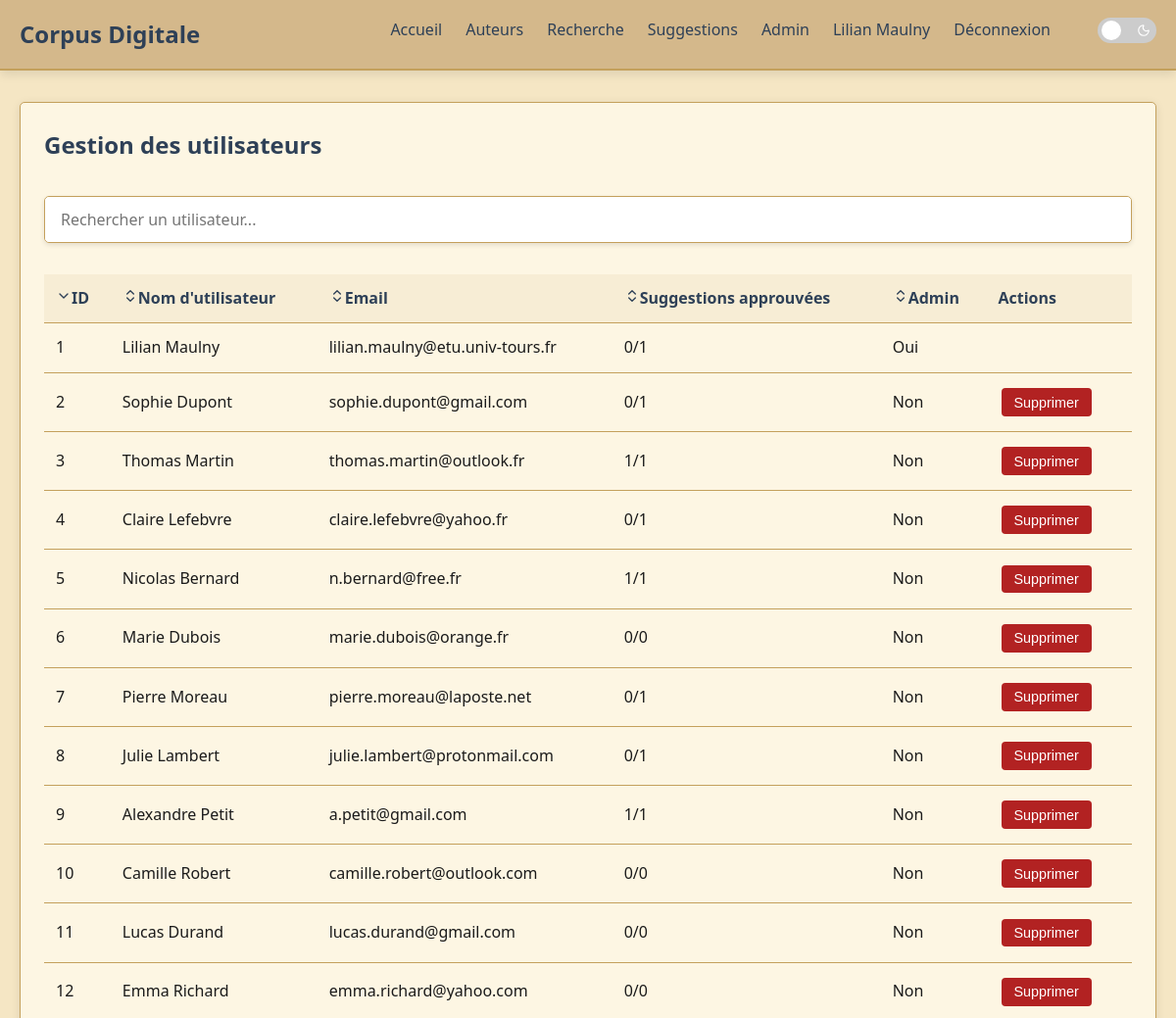
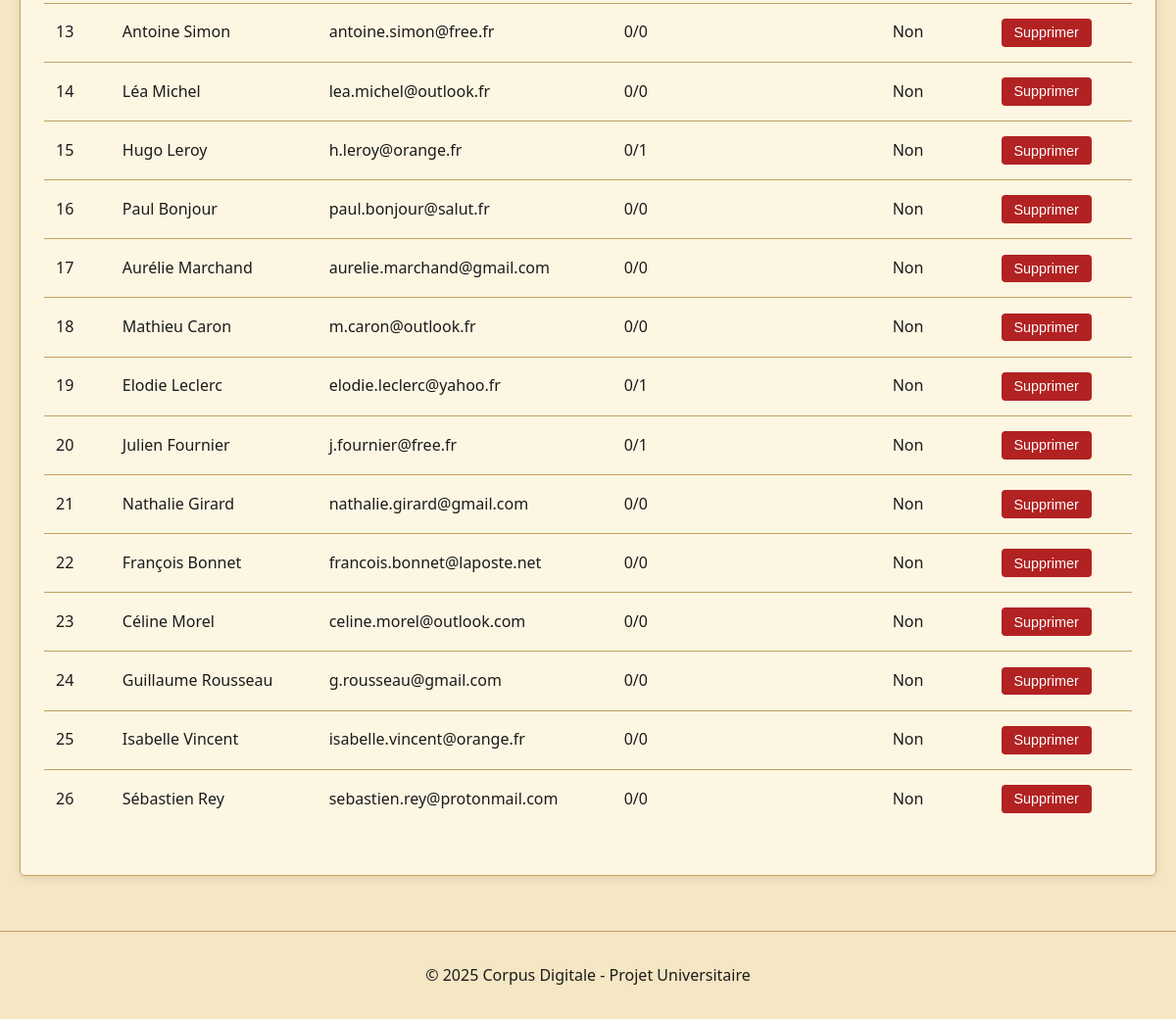
The page /admin/users.php (signed in) on the database its author committed (2 pictures, top to bottom).
### tables this page shows
CREATE TABLE users (
    user_id INTEGER PRIMARY KEY AUTO_INCREMENT,
    username VARCHAR(50) NOT NULL,
    email VARCHAR(100) NOT NULL UNIQUE,
    password VARCHAR(255) NOT NULL,
    is_admin BOOLEAN NOT NULL DEFAULT FALSE
);

### includes/utils.php (called while the page is built, shortened)
<?php
function h($text): string {
    return htmlspecialchars($text, ENT_QUOTES, 'UTF-8');
}

### admin/users.php (the view, shortened to what this page needs)
<?php
include 'includes/header.php';
$pdo = getDbConnection();
$stmt = $pdo->prepare("
    SELECT u.user_id, u.username, u.email, u.is_admin,
    COUNT(s.suggestion_id) AS suggestions_count,
    SUM(IF(s.status = 'approved', 1, 0)) AS approved_count
    FROM users u
    LEFT JOIN suggestions s ON u.user_id = s.user_id
    GROUP BY u.user_id, u.username, u.email, u.is_admin
");
$stmt->execute();
$users = $stmt->fetchAll();
?>
    <div class="container">
        <div class="card">
            <h1 class="card-title">Gestion des utilisateurs</h1>
            <div class="search-container">
                <div class="search-box">
                    <input type="text" id="user-search" placeholder="Rechercher un utilisateur...">
                </div>
            </div>
            <div class="table-container">
                <table class="table" id="user-table">
                    <thead>
                    <tr>
                        <th class="sortable desc" id="sort-user_id">ID</th>
                        <th class="sortable" id="sort-username">Nom d'utilisateur</th>
                        <th class="sortable" id="sort-email">Email</th>
                        <th class="sortable" id="sort-suggestions_approved">Suggestions approuvées</th>
                        <th class="sortable" id="sort-is_admin">Admin</th>
                        <th>Actions</th>
                    </tr>
                    </thead>
                    <tbody>
                    <?php foreach ($users as $user): ?>
                        <tr>
                            <td><?= h($user['user_id']) ?></td>
                            <td><?= h($user['username']) ?></td>
                            <td><?= h($user['email']) ?></td>
                            <td><?= h($user['approved_count']) ?>/<?= h($user['suggestions_count']) ?></td>
                            <td><?= $user['is_admin'] ? 'Oui' : 'Non' ?></td>
                            <td>
                                <?php if ($user['user_id'] !== $_SESSION['user']['id']): ?>
                                    <button class="btn btn-small btn-danger">Supprimer</button>
                                <?php endif; ?>
                            </td>
                        </tr>
                    <?php endforeach; ?>
                    </tbody>
                </table>
            </div>
        </div>
    </div>
<?php include 'includes/footer.php'; ?>

### assets/css/style.css (style rules this page uses)
:root { --primary-color: #2E4057; --secondary-color: #C4A05C; --text-color: #1B1B1B; --light-color: #F5E6C4; --accent-color: #9B2C2C; --danger-color: #B22222; --success-color: #4A7C59; --card-bg: #FDF6E3; --border-color: #C4A05C; --shadow-color: #0000001a; --header-bg: #D4B88B; }
* { margin: 0; padding: 0; box-sizing: border-box; }
body { font-family: 'Segoe UI', Tahoma, Geneva, Verdana, sans-serif; line-height: 1.6; color: var(--text-color); background-color: var(--light-color); }
.container { max-width: 1200px; margin: 0 auto; padding: 0 20px; }
.card { background-color: var(--card-bg); border-radius: 5px; border: 1px solid var(--border-color); box-shadow: 0 2px 10px var(--shadow-color); padding: 1.5rem; margin-bottom: 1.5rem; }
.card-title { font-size: 1.5rem; margin-bottom: 1rem; color: var(--primary-color); }
input, textarea, select { width: 100%; padding: 0.75rem; border: 1px solid var(--border-color); border-radius: 4px; font-family: inherit; font-size: 1rem; }
button, .btn { display: inline-block; background-color: var(--primary-color); color: white; padding: 0.75rem 1.5rem; border: none; border-radius: 4px; cursor: pointer; font-size: 1rem; text-align: center; margin: 0.2rem; }
.btn-danger { background-color: var(--danger-color); }
.btn-small { padding: 0.4rem 0.8rem; font-size: 0.9rem; margin-right: 0.5rem; }
.table { width: 100%; border-collapse: collapse; margin-bottom: 1.5rem; }
.table th, .table td { padding: 0.75rem; border-bottom: 1px solid var(--border-color); text-align: left; }
.table th { background-color: rgba(196, 160, 92, 0.1); color: var(--primary-color); font-weight: 600; }
.table tr:last-child td { border-bottom: none; }
.table-container { position: relative; width: 100%; }
.sortable { cursor: pointer; position: relative; align-items: center; }
.search-container { margin: 2rem 0; }
.search-box { display: flex; border: 1px solid var(--border-color); border-radius: 5px; overflow: hidden; box-shadow: 0 2px 5px rgba(0,0,0,0.1); }
.search-box input { flex: 1; padding: 12px 16px; font-size: 16px; border: none; outline: none; }

### rows shown on the page
users: user_id "1", username "Lilian Maulny", email "lilian.maulny@etu.univ-tours.fr", approved_count "0", suggestions_count "1", is_admin "Oui"
users: user_id "2", username "Sophie Dupont", email "sophie.dupont@gmail.com", approved_count "0", suggestions_count "1", is_admin "Non", shows "Supprimer"
users: user_id "3", username "Thomas Martin", email "thomas.martin@outlook.fr", approved_count "1", suggestions_count "1", is_admin "Non", shows "Supprimer"
users: user_id "4", username "Claire Lefebvre", email "claire.lefebvre@yahoo.fr", approved_count "0", suggestions_count "1", is_admin "Non", shows "Supprimer"
users: user_id "5", username "Nicolas Bernard", email "n.bernard@free.fr", approved_count "1", suggestions_count "1", is_admin "Non", shows "Supprimer"
users: user_id "6", username "Marie Dubois", email "marie.dubois@orange.fr", approved_count "0", suggestions_count "0", is_admin "Non", shows "Supprimer"
users: user_id "7", username "Pierre Moreau", email "pierre.moreau@laposte.net", approved_count "0", suggestions_count "1", is_admin "Non", shows "Supprimer"
users: user_id "8", username "Julie Lambert", email "julie.lambert@protonmail.com", approved_count "0", suggestions_count "1", is_admin "Non", shows "Supprimer"
users: user_id "9", username "Alexandre Petit", email "a.petit@gmail.com", approved_count "1", suggestions_count "1", is_admin "Non", shows "Supprimer"
users: user_id "10", username "Camille Robert", email "camille.robert@outlook.com", approved_count "0", suggestions_count "0", is_admin "Non", shows "Supprimer"
users: user_id "11", username "Lucas Durand", email "lucas.durand@gmail.com", approved_count "0", suggestions_count "0", is_admin "Non", shows "Supprimer"
users: user_id "12", username "Emma Richard", email "emma.richard@yahoo.com", approved_count "0", suggestions_count "0", is_admin "Non", shows "Supprimer"
users: user_id "13", username "Antoine Simon", email "antoine.simon@free.fr", approved_count "0", suggestions_count "0", is_admin "Non", shows "Supprimer"
users: user_id "14", username "Léa Michel", email "lea.michel@outlook.fr", approved_count "0", suggestions_count "0", is_admin "Non", shows "Supprimer"
users: user_id "15", username "Hugo Leroy", email "h.leroy@orange.fr", approved_count "0", suggestions_count "1", is_admin "Non", shows "Supprimer"
users: user_id "16", username "Paul Bonjour", email "paul.bonjour@salut.fr", approved_count "0", suggestions_count "0", is_admin "Non", shows "Supprimer"
users: user_id "17", username "Aurélie Marchand", email "aurelie.marchand@gmail.com", approved_count "0", suggestions_count "0", is_admin "Non", shows "Supprimer"
users: user_id "18", username "Mathieu Caron", email "m.caron@outlook.fr", approved_count "0", suggestions_count "0", is_admin "Non", shows "Supprimer"
users: user_id "19", username "Elodie Leclerc", email "elodie.leclerc@yahoo.fr", approved_count "0", suggestions_count "1", is_admin "Non", shows "Supprimer"
users: user_id "20", username "Julien Fournier", email "j.fournier@free.fr", approved_count "0", suggestions_count "1", is_admin "Non", shows "Supprimer"
users: user_id "21", username "Nathalie Girard", email "nathalie.girard@gmail.com", approved_count "0", suggestions_count "0", is_admin "Non", shows "Supprimer"
users: user_id "22", username "François Bonnet", email "francois.bonnet@laposte.net", approved_count "0", suggestions_count "0", is_admin "Non", shows "Supprimer"
users: user_id "23", username "Céline Morel", email "celine.morel@outlook.com", approved_count "0", suggestions_count "0", is_admin "Non", shows "Supprimer"
users: user_id "24", username "Guillaume Rousseau", email "g.rousseau@gmail.com", approved_count "0", suggestions_count "0", is_admin "Non", shows "Supprimer"
users: user_id "25", username "Isabelle Vincent", email "isabelle.vincent@orange.fr", approved_count "0", suggestions_count "0", is_admin "Non", shows "Supprimer"
users: user_id "26", username "Sébastien Rey", email "sebastien.rey@protonmail.com", approved_count "0", suggestions_count "0", is_admin "Non", shows "Supprimer"

### other values the page prints
$_SESSION['user']["username"] "Lilian Maulny"
